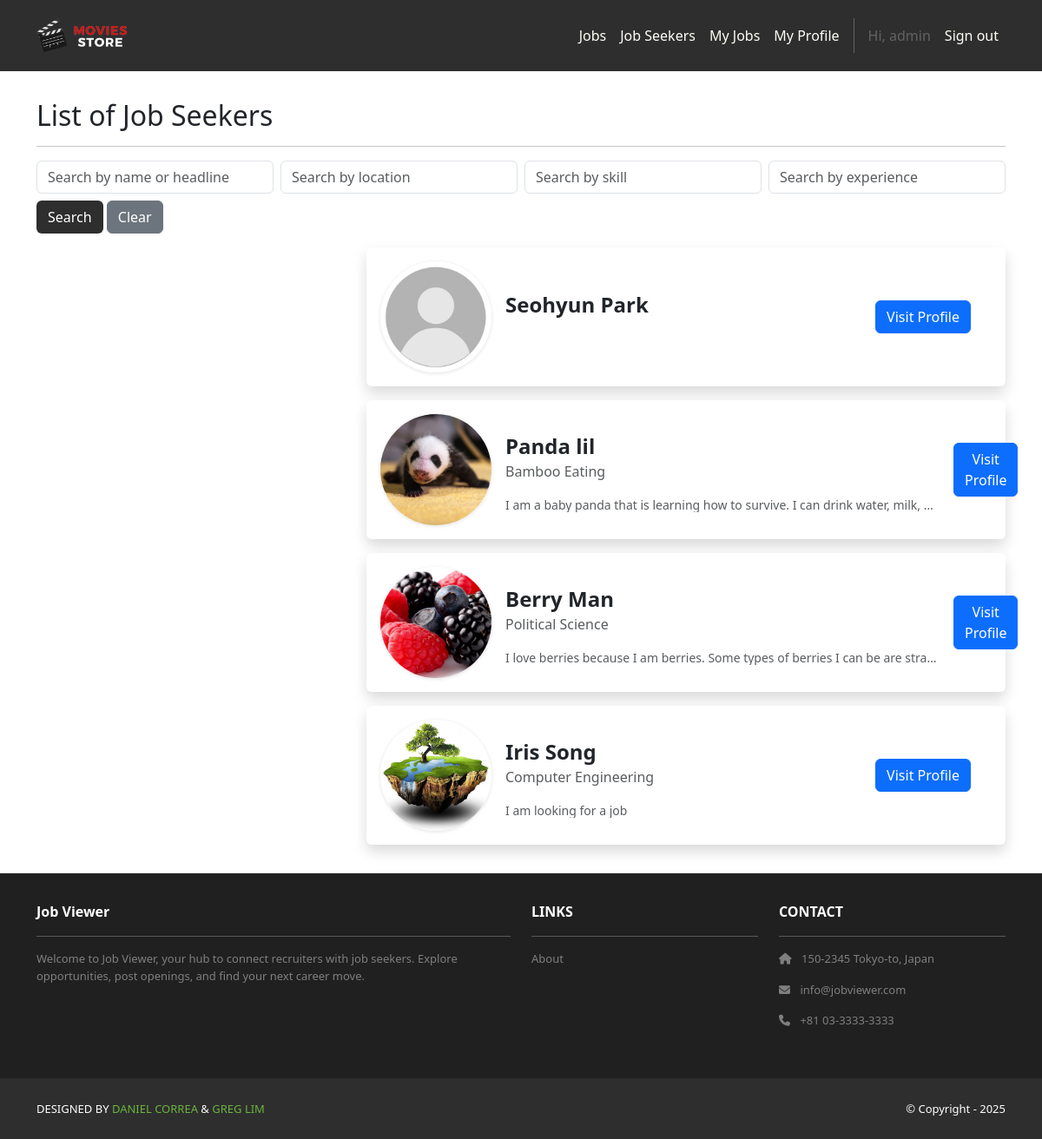
The app's page /jobSeekers/ (signed in) with its own data.
### accounts/models.py (models this page shows, shortened)
class User(AbstractUser):
    class Roles(models.TextChoices):
        RECRUITER = "RECRUITER", "Recruiter"
        JOB_SEEKER = "JOB_SEEKER", "Job Seeker"
    role = models.CharField(
        max_length=20, choices=Roles.choices, default=Roles.JOB_SEEKER, db_index=True
    )
    @property
    def is_recruiter(self) -> bool:
        return self.role == self.Roles.RECRUITER

### jobSeekers/models.py (models this page shows, shortened)
class JobSeeker(models.Model):
    user = models.OneToOneField(
        settings.AUTH_USER_MODEL, on_delete=models.CASCADE, related_name="jobseeker_profile"
    )
    firstName = models.CharField("First Name", max_length=255)
    lastName  = models.CharField("Last Name", max_length=255)
    location  = models.CharField("Location", max_length=255, blank=True)
    image     = models.ImageField("Profile Image", upload_to='jobSeeker_images/', null=True, blank=True)
    education = models.ForeignKey("Institution", on_delete=models.PROTECT, related_name="jobSeeker", null=True, blank=True)
    degree    = models.CharField(max_length=255, blank=True)
    startYear = models.IntegerField("Start Year", null=True, blank=True)
    endYear   = models.IntegerField("End Year", null=True, blank=True)
    headline   = models.TextField(blank=True)
    experience = models.ManyToManyField("Experience", related_name="jobSeeker", blank=True)
    skills     = models.ManyToManyField("Skill", related_name="jobSeeker", blank=True)
    links      = models.ManyToManyField("Link", related_name="jobSeeker", blank=True)
    hide_image = models.BooleanField(default=False)
    hide_headline = models.BooleanField(default=False)
    hide_profile = models.BooleanField(default=False)
    hide_location = models.BooleanField(default=False)
    @property
    def full_name(self):
        return f"{self.firstName} {self.lastName}"

### jobSeekers/views.py (the view)
# urls.py: path('', views.index, name='home.index'),
@login_required
@recruiter_required
def index(request):
    name_term = request.GET.get("name", "")
    location_term = request.GET.get("location", "")
    skill_term = request.GET.get("skill", "")
    experience_term = request.GET.get("experience", "")
    jobSeekers = JobSeeker.objects.filter(hide_profile=False)
    if name_term:
        jobSeekers = jobSeekers.filter(
            Q(firstName__icontains=name_term) |
            Q(lastName__icontains=name_term) |
            Q(headline__icontains=name_term)
        )
    if location_term:
        jobSeekers = jobSeekers.filter(location__icontains=location_term)
    if skill_term:
        jobSeekers = jobSeekers.filter(skills__name__icontains=skill_term)
    if experience_term:
        jobSeekers = jobSeekers.filter(experience__name__icontains=experience_term)
    jobSeekers = jobSeekers.distinct()
    template_data = {
        "title": "Job Seekers",
        "jobSeekers": jobSeekers,
    }
    return render(request, "jobSeekers/index.html", {"template_data": template_data})

### jobSeekers/templates/jobSeekers/index.html
{% extends 'base.html' %}
{% block content %}
{% load static %}
<div class="p-3">
  <div class="container">
    <div class="row mt-3">
      <div class="col mx-auto mb-3">
        <h2>List of Job Seekers</h2>
        <hr />
        <form method="GET">
  <div class="row g-2">
    <div class="col-md-3">
      <input type="text" class="form-control" name="name"
             placeholder="Search by name or headline"
             value="{{ request.GET.name }}">
    </div>
    <div class="col-md-3">
      <input type="text" class="form-control" name="location"
             placeholder="Search by location"
             value="{{ request.GET.location }}">
    </div>
    <div class="col-md-3">
      <input type="text" class="form-control" name="skill"
             placeholder="Search by skill"
             value="{{ request.GET.skill }}">
    </div>
    <div class="col-md-3">
      <input type="text" class="form-control" name="experience"
             placeholder="Search by experience"
             value="{{ request.GET.experience }}">
    </div>
  </div>
  <div class="row mt-2">
    <div class="col-auto">
      <button class="btn bg-dark text-white" type="submit">Search</button>
      <a href="{% url 'jobSeekers.index' %}" class="btn btn-secondary">Clear</a>
    </div>
  </div>
</form>
      </div>
    </div>
    <div class="row">
      {% for jobSeeker in template_data.jobSeekers %}
        <div class="col-md-8 col-12 mb-3 ms-md-auto">
          <div class="card p-3 border-0 shadow">
            <div class="d-flex gap-3 align-items-start flex-column flex-sm-row align-items-center">
              {% if not jobSeeker.hide_image and jobSeeker.image %}
                <img class="avatar flex-shrink-0" src="{{ jobSeeker.image.url }}"
                    alt="{{ jobSeeker.full_name }}"
                    width="128" height="128" loading="lazy">
              {% else %}
                <img class="avatar flex-shrink-0" src="{% static 'img/default_profile.jpg' %}"
                      alt="No profile image"
                      width="128" height="128" loading="lazy">
              {% endif %}
              <div class="flex-grow-1 mt-3">
                <div class="fw-semibold lh-sm fs-4 text-truncate" style="max-width: 500px;">
                  {{ jobSeeker.firstName }} {{ jobSeeker.lastName }}
                </div>
                <div class="text-body-secondary my-1 lh-sm mb-3 text-truncate" style="max-width: 500px;">
                  {{ jobSeeker.degree }}
                </div>
                {% if not jobSeeker.hide_headline %}
                  <div class="text-muted small my-1 lh-sm d-inline-block text-truncate" style="max-width: 500px;">
                    {{ jobSeeker.headline }}
                  </div>
                {% endif %}
              </div>
              <a href="{% url 'jobSeekers.show' id=jobSeeker.id %}" class="btn btn-primary ms-auto me-4">
                Visit Profile
              </a>
            </div>
          </div>
        </div>
      {% empty %}
      <p>No job seekers found.</p>
      {% endfor %}
    </div>
  </div>
</div>
{% endblock content %}

### jobStore/templates/base.html (shortened to what this page needs)
<!DOCTYPE html>
<html>
  {% load static %}
  <head>
    <link href="https://cdn.jsdelivr.net/npm/bootstrap@5.3.3/dist/css/bootstrap.min.css"
          rel="stylesheet">
    <link rel="stylesheet"
          href="https://cdnjs.cloudflare.com/ajax/libs/font-awesome/6.1.1/css/all.min.css">
    <link rel="stylesheet" type="text/css" href="{% static 'css/style.css' %}">
  </head>
  <body class="d-flex flex-column min-vh-100">
    <nav class="p-3 navbar navbar-dark bg-dark navbar-expand-lg">
      <div class="container">
        <a class="navbar-brand" href="{% url 'home.index' %}">
          <img src="{% static 'img/logo.png' %}" alt="logo" height="40" />
        </a>
        <div class="collapse navbar-collapse" id="navbarNavAltMarkup">
          <div class="navbar-nav ms-auto navbar-ml">
            <a class="nav-link" href="{% url 'jobs.list' %}">Jobs</a>
            {% if user.is_authenticated %}
              {% if user.is_staff or user.is_recruiter %}
                <a class="nav-link" href="{% url 'jobSeekers.index' %}">Job Seekers</a>
                <a class="nav-link" href="{% url 'jobs.dashboard' %}">My Jobs</a>
              {% endif %}
              {% if user.is_staff or user.is_jobseeker %}
              <a class="nav-link" href="{% url 'jobSeekers.my_profile' %}">My Profile</a>
              {% endif %}
              <span class="nav-link disabled">Hi, {{ user.username }}</span>
              <a class="nav-link" href="{% url 'logout' %}">Sign out</a>
            {% else %}
              <a class="nav-link" href="{% url 'login' %}">Log in</a>
              <a class="nav-link" href="{% url 'signup.choice' %}">Sign up</a>
            {% endif %}
          </div>
        </div>
      </div>
    </nav>
    <div class="flex-grow-1">
      {% block content %}
      {% endblock content %}
    </div>
    <section class="p-3 ms-footer d-none d-md-block mt-auto py-3 border-top">
      <div class="container">
        <div class="row mt-3 text-white">
          <div class="col-md-6 col-lg-6 col-xl-6 mx-auto mb-4">
            <b>Job Viewer</b>
            <hr />
            <p>
              Welcome to Job Viewer, your hub to connect recruiters with job seekers.
              Explore opportunities, post openings, and find your next career move.
            </p>
          </div>
          <div class="col-md-3 col-lg-3 col-xl-3 mx-auto mb-4">
            <b>LINKS</b>
            <hr />
            <p><a class="nav-link" href="{% url 'home.about' %}">About</a></p>
          </div>
          <div class="col-md-3 col-lg-3 col-xl-3 mx-auto mb-4">
            <b>CONTACT</b>
            <hr />
            <p><i class="fas fa-home me-2"></i> 150-2345 Tokyo-to, Japan</p>
            <p><i class="fas fa-envelope me-2"></i> info@jobviewer.com</p>
            <p><i class="fas fa-phone me-2"></i> +81 03-3333-3333</p>
          </div>
        </div>
      </div>
    </section>
    <section class="p-3 ms-footer-bottom bg-dark">
      <div class="container d-flex justify-content-between">
        <div class="me-5 text-white">
          <span>DESIGNED BY
            <a href="https://www.x.com/danielgarax" target="_blank">DANIEL CORREA</a> &
            <a href="https://www.x.com/greglim81" target="_blank">GREG LIM</a>
          </span>
        </div>
        <div class="text-white">
          <span>© Copyright - 2025</span>
        </div>
      </div>
    </section>
  </body>
</html>

### jobStore/static/css/style.css (style rules this page uses)
html { outline: 4px dashed hotpink !important; }
.navbar a.nav-link { color: #FFFEF6 !important; }
.bg-dark { background-color: #2E2E2E !important; }
.ms-footer { background-color: #202020; }
.ms-footer p { color: #7F7F7F; font-size: 13px; }
.ms-footer-bottom span { font-size: 13px; line-height: 38px; }
.ms-footer-bottom a { color: #6ab43e; text-decoration: none; }
.avatar { inline-size: 128px; block-size: 128px; border-radius: 50%; object-fit: cover; object-position: center; display: block; box-shadow: 0 1px 4px rgba(0,0,0,.12); }

### records on screen
User: username "admin"
JobSeeker: hide_image False (drawn), firstName "Seohyun", lastName "Park"
JobSeeker: image (picture), firstName "Panda", lastName "lil", degree "Bamboo Eating", headline "I am a baby panda that is learning how to survive. I can drink water, milk,…"
JobSeeker: image (picture), firstName "Berry", lastName "Man", degree "Political Science", headline "I love berries because I am berries. Some types of berries I can be are stra…"
JobSeeker: image (picture), firstName "Iris", lastName "Song", degree "Computer Engineering", headline "I am looking for a job"
